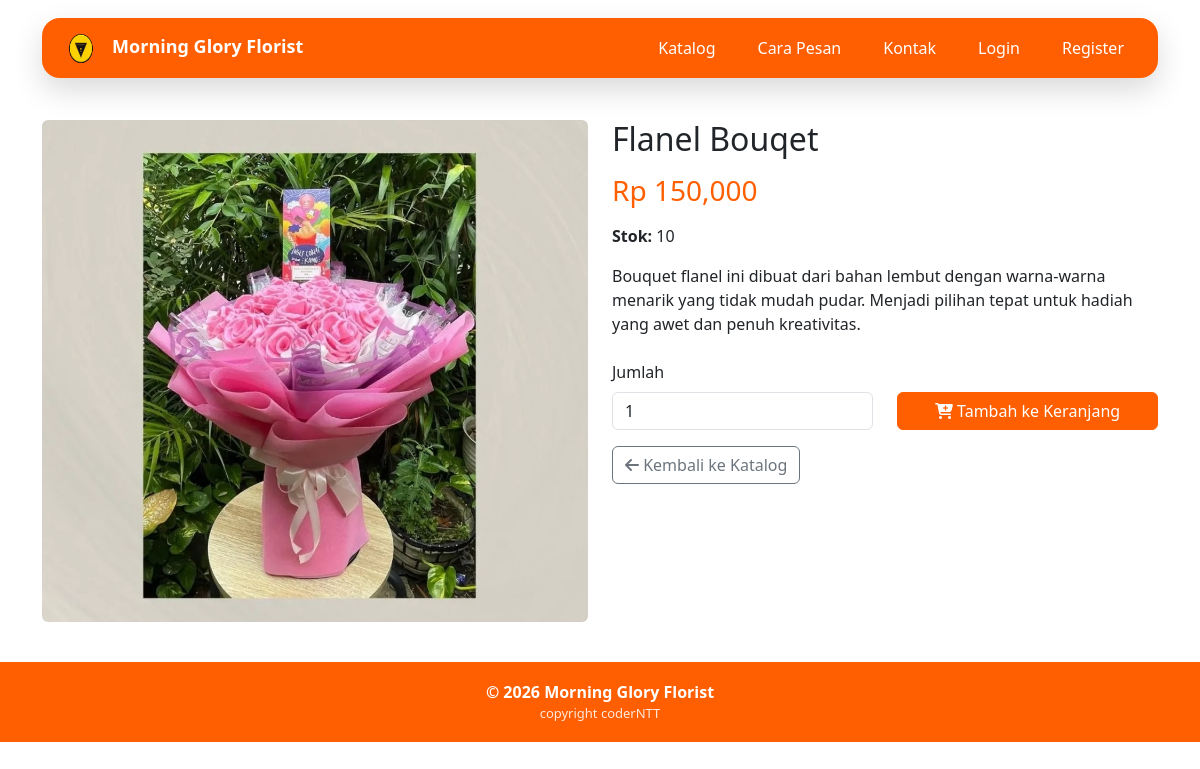
The app's page /produk/15/ with its own data.
### core/models.py (models this page shows, shortened)
class Produk(models.Model):
    idProduk = models.AutoField(primary_key=True)
    namaProduk = models.CharField(max_length=50)
    hargaProduk = models.DecimalField(max_digits=12, decimal_places=2)
    stok = models.PositiveIntegerField(default=0)
    deskripsi = models.TextField(blank=True)
    foto = models.ImageField(upload_to='produk/', blank=True, null=True)
    class Meta:
        verbose_name = "Produk"
        verbose_name_plural = "Produk"

### core/views_pelanggan.py (the view)
def pelanggan_produk_detail(request, idProduk):
    product = get_object_or_404(Produk, idProduk=idProduk)
    context = {'product': product}
    return render(request, 'pelanggan/produk_detail.html', context)

### core/templates/pelanggan/produk_detail.html (shortened to what this page needs)
{% extends 'pelanggan/base.html' %}
{% load humanize %}
{% load static %}
{% block content %}
<div class="row">
    <div class="col-md-6">
        {% if product.foto %}
        <img src="{{ product.foto.url }}" alt="{{ product.namaProduk }}" class="img-fluid rounded">
        {% else %}
        <div class="bg-light d-flex align-items-center justify-content-center rounded" style="height: 400px;">
            <i class="fa-solid fa-seedling" style="font-size: 6rem; color: #ccc;"></i>
        </div>
        {% endif %}
    </div>
    <div class="col-md-6">
        <h2>{{ product.namaProduk }}</h2>
        <h3 class="text-primary-custom mt-3">Rp {{ product.hargaProduk|floatformat:0|intcomma }}</h3>
        <p class="mt-3"><strong>Stok:</strong> {{ product.stok }}</p>
        <p class="mt-3">{{ product.deskripsi }}</p>
        {% if product.stok > 0 %}
        <form method="post" action="{% url 'pelanggan_cart_add' product.idProduk %}" class="mt-4">
            <div class="row">
                <div class="col-6">
                    <label for="qty" class="form-label">Jumlah</label>
                    <input type="number" class="form-control" id="qty" name="qty" value="1" min="1" max="{{ product.stok }}">
                </div>
                <div class="col-6 d-flex align-items-end">
                    <button type="submit" class="btn btn-primary w-100">
                        <i class="fa-solid fa-cart-plus"></i> Tambah ke Keranjang
                    </button>
                </div>
            </div>
        </form>
        {% else %}
        <div class="alert alert-warning mt-4">
            Produk sedang habis stok
        </div>
        {% endif %}
        <a href="{% url 'pelanggan_katalog' %}" class="btn btn-outline-secondary mt-3">
            <i class="fa-solid fa-arrow-left"></i> Kembali ke Katalog
        </a>
    </div>
</div>
{% endblock %}

### core/templates/pelanggan/base.html (style rules this page uses)
:root { --primary-color: #FF5F00; --accent-color: #FFC300; }
body { overflow-x: hidden; }
.btn-primary { background-color: var(--primary-color); border-color: var(--primary-color); }
.text-primary-custom { color: var(--primary-color) !important; }

### records on screen
Produk: foto (picture), namaProduk "Flanel Bouqet", hargaProduk "150,000", stok "10", deskripsi "Bouquet flanel ini dibuat dari bahan lembut dengan warna-warna menarik yang tidak mudah pudar. Menjadi pilihan tepat untuk hadiah yang awet dan penuh kreativitas."
